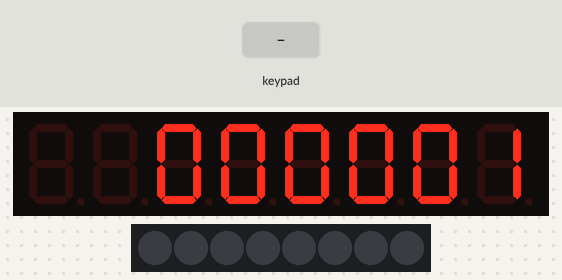
A sketch run on a simulated Arduino Uno, built with avr-gcc and run on an emulated ATmega328P. Shown: 8-digit seven-segment display, 8 RGB LEDs in strip order, left to right. Inputs (shaded band) come from the test bench. The local clock reads 2024-03-15 10:24:30 at power-on unless the sketch sets it.

Above: at 1.8 s.
1.9 s: key '1' pressed
At 2.8 s:
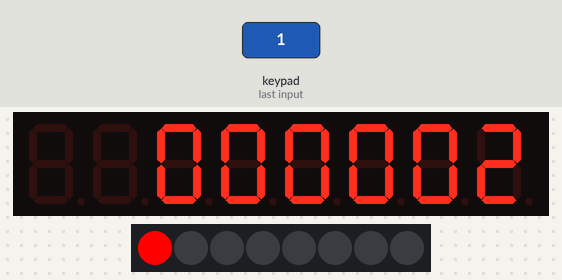
3.5 s: keypad keys 1 2 pressed 1.38 s apart
At 6.8 s:
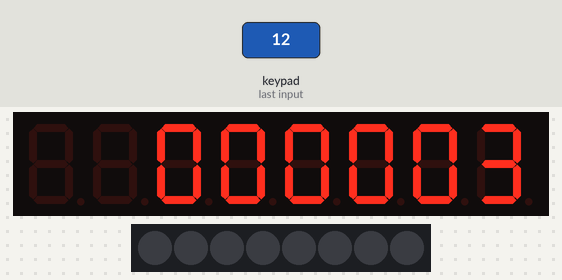
8.5 s: key '2' pressed
At 9.3 s:
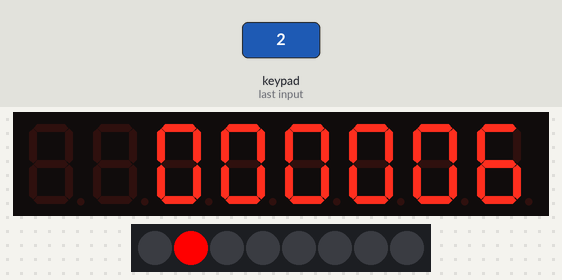
11.5 s: keypad keys 2 5 pressed 1.38 s apart
At 13.5 s:
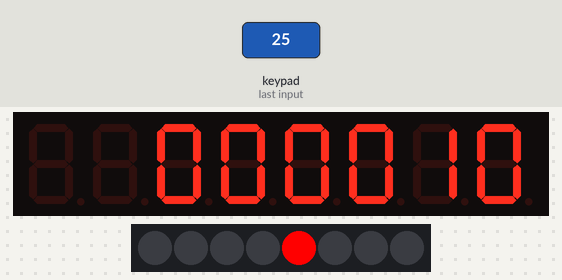
Timing chart, 0 to 15.6 s (numbered marks = the images above; inputs shaded):
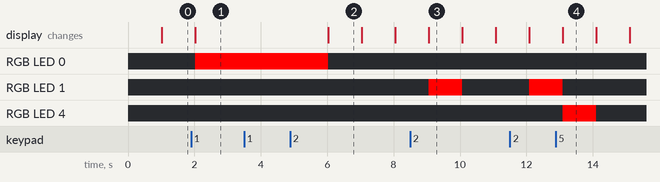

Measured:
- after the input at 1.9 s, the display: changes after 0.13 s (image 1)
- after the input at 3.5 s, RGB LED 0: RGB(255, 0, 0) → off after 2.5 s; the display: changes after 2.5 s (image 2)
- after the input at 8.5 s, the display: changes after 0.56 s (image 3)
- after the input at 11.5 s, the display: first changes after 0.58 s (image 4 shows a later state)
- what the display in image 2 shows lasts 1.0 s, from 6.0 s to 7.0 s

The sketch:

tm1638_jay_timer_with_rtc.ino
```cpp
#include <TM1638.h>
#include <TimeLib.h>
#include <DS3231.h>
#include <Wire.h>

DS3231 myRTC;

//choose digital pins compatibles with your board
#define STB 7 // Strobe digital pin
#define CLK 9 // clock digital pin
#define DIO 8 // data digital pin
byte init_hour;
byte init_minute;
byte init_second;
bool h12Flag;
bool pmFlag;
const unsigned long DEFAULT_TIME = 1356998400; // Jan 1 2013
TM1638 tm(CLK,DIO,STB);
int pause_sec = 0;
int pause_min = 0;
int pause_hr = 0;

void setup() {
  h12Flag = false;
  pmFlag = false;
  init_hour = 0;
  init_minute = 0;
  init_second = 0;
  Wire.begin();
  Serial.begin(115200);
  setTime(DEFAULT_TIME);
  tm.reset();
  //tm.test();
  myRTC.setHour(init_hour);
  myRTC.setMinute(init_minute);
  myRTC.setSecond(init_second);
}
void loop() {
                       /*0*/ /*1*/ /*2*/ /*3*/ /*4*/ /*5*/ /*6*/ /*7*/ /*8*/ /*9*/
  uint8_t digits[] = { 0x3f, 0x06, 0x5b, 0x4f, 0x66, 0x6d, 0x7d, 0x07, 0x7f, 0x6f };

  static uint8_t digit = 0;

  int sec = myRTC.getSecond() - pause_sec;
  int sec_hi = sec/10;
  int sec_lo = sec - sec_hi*10;

  int min = myRTC.getMinute() - pause_min;
  int min_hi = min/10;
  int min_lo = min - min_hi*10;
  int hr = myRTC.getHour(h12Flag,pmFlag) - pause_hr;
  int hr_hi = hr/10;
  int hr_lo = hr - hr_hi*10;
  tm.displayDig(0,digits[sec_lo]);
  tm.displayDig(1,digits[sec_hi]);
  tm.displayDig(2,digits[min_lo]);
  tm.displayDig(3,digits[min_hi]);
  tm.displayDig(4,digits[hr_lo]);
  tm.displayDig(5,digits[hr_hi]);


  uint8_t buttons = tm.getButtons();
  tm.writeLeds(buttons);
  if (buttons==1){
    while(buttons!=2){
    pause_sec = pause_sec + 1;
    delay(1000);
    if (pause_sec == 60){
      pause_sec = 0;
      pause_min = pause_min + 1;
    }
    if (pause_min == 60){
       pause_min = 0;
       pause_hr = pause_hr + 1;
    }
    buttons = tm.getButtons();
 //  Serial.println(buttons);
   }
 //  Serial.println("outside of buttons==1");
  }
  //Serial.println(buttons);
delay(1000);


}
```
